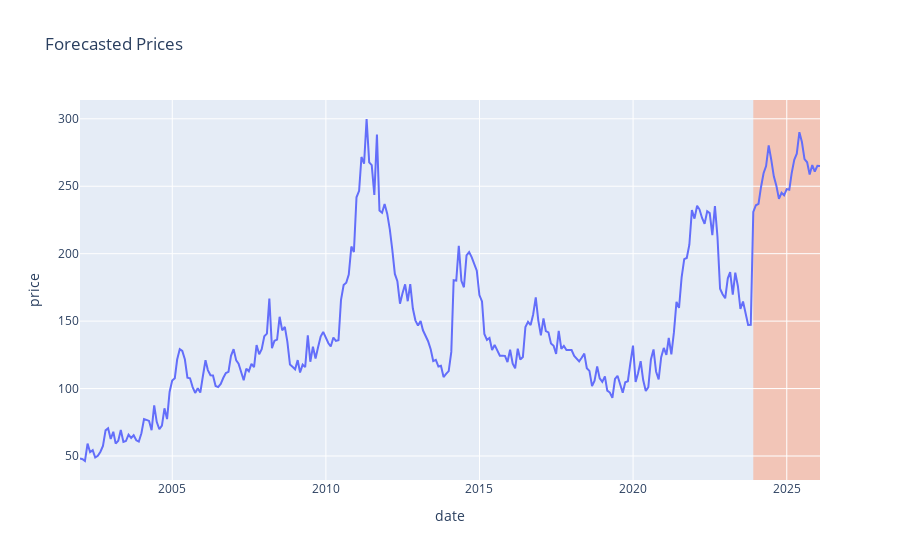

The notebook cell saved with this chart:
### Markdown cell above
### Forecast for Arabica Coffee

### Code cell
# Run function for Arabica Coffee
multilinreg(1)

### Figure 1 — Plotly figure (JSON) as saved in the notebook; plotly's stock layout.template omitted (floating-point values rounded to 4 significant figures; data arrays with more than 128 entries replaced by an {"elided": "..."} marker saying what was removed)
{"data": [{"hovertemplate": "date=%{x}<br>price=%{y}<extra></extra>", "legendgroup": "", "line": {"color": "#636efa", "dash": "solid"}, "marker": {"symbol": "circle"}, "mode": "lines", "name": "", "orientation": "v", "showlegend": false, "type": "scatter", "x": {"elided": "290 str values"}, "xaxis": "x", "y": {"elided": "290 float values"}, "yaxis": "y"}], "layout": {"legend": {"tracegroupgap": 0}, "shapes": [{"fillcolor": "LightSalmon", "layer": "below", "line": {"width": 0}, "opacity": 0.5, "type": "rect", "x0": "2023-11-30", "x1": "2026-01-31", "xref": "x", "y0": 0, "y1": 1, "yref": "y domain"}], "title": {"text": "Forecasted Prices"}, "xaxis": {"anchor": "y", "domain": [0, 1], "title": {"text": "date"}}, "yaxis": {"anchor": "x", "domain": [0, 1], "title": {"text": "price"}}}}
